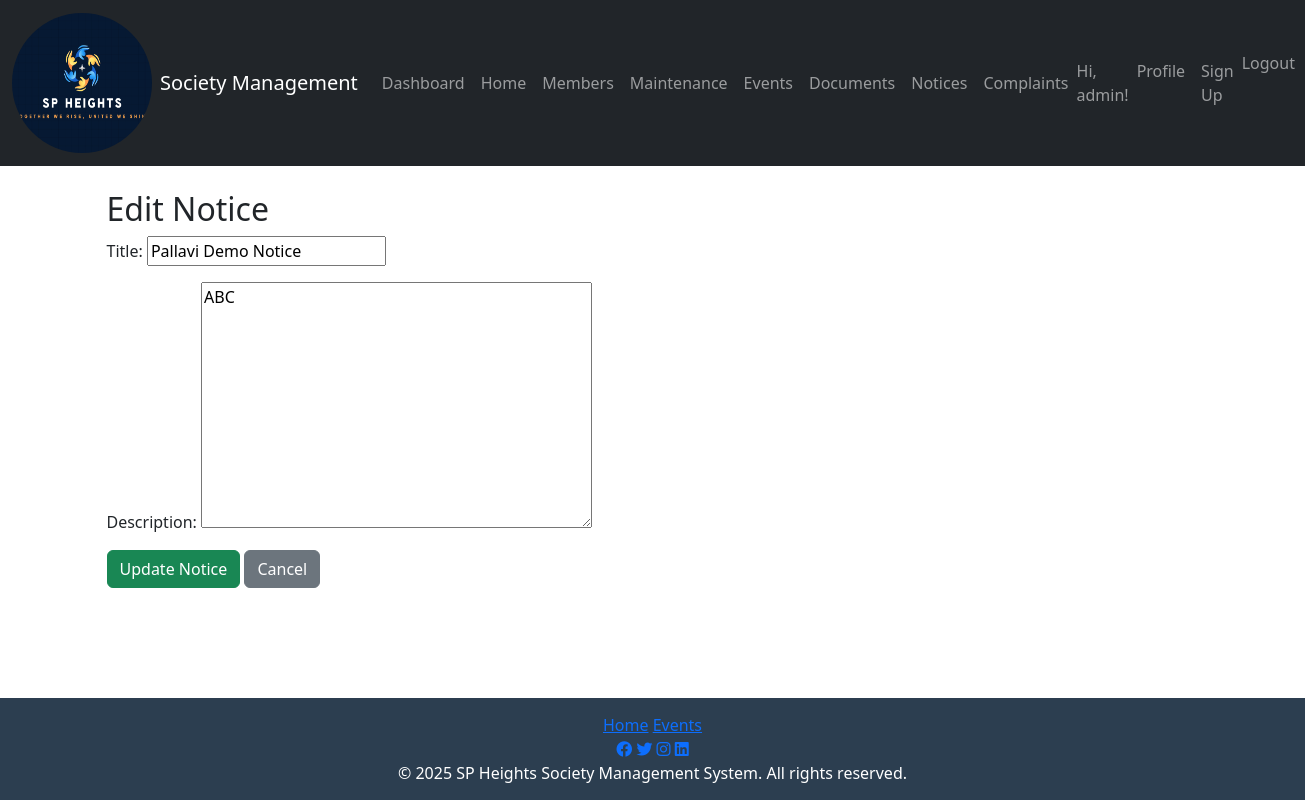
Page /notice/edit/1/ (signed in) on the committed database.
### society/models.py (models this page shows, shortened)
class CustomUser(AbstractUser):
    USER_TYPE_CHOICES = [
        ('admin', 'Admin'),
        ('flat_owner', 'Flat Owner'),
        ('tenant', 'Tenant'),
    ]
    phone_number = models.CharField(max_length=15)
    flat_number = models.CharField(max_length=10)
    user_type = models.CharField(max_length=20, choices=USER_TYPE_CHOICES, default='flat_owner')
    is_admin = models.BooleanField(default=False)
    is_flat_owner = models.BooleanField(default=False)
    is_tenant = models.BooleanField(default=False)

class Notice(models.Model):
    title = models.CharField(max_length=200)
    description = models.TextField()
    created_at = models.DateTimeField(auto_now_add=True)
    created_by = models.ForeignKey(CustomUser, on_delete=models.CASCADE)

### society/views.py (the view)
# urls.py: path('notice/edit/<int:notice_id>/', edit_notice, name='edit_notice'),
@login_required
def edit_notice(request, notice_id):
    notice = get_object_or_404(Notice, id=notice_id)
    if request.method == 'POST':
        form = NoticeForm(request.POST, instance=notice)
        if form.is_valid():
            form.save()
            return redirect('notice_list')
    else:
        form = NoticeForm(instance=notice)
    return render(request, 'edit_notice.html', {'form': form})

### society/forms.py
class NoticeForm(forms.ModelForm):
    class Meta:
        model = Notice
        fields = ['title', 'description']

### template/edit_notice.html (shortened to what this page needs)
{% extends 'base.html' %}
{% block content %}
<div class="container">
    <h2>Edit Notice</h2>
    <form method="POST">
        {{ form.as_p }}
        <button type="submit" class="btn btn-success">Update Notice</button>
        <a href="{% url 'notice_list' %}" class="btn btn-secondary">Cancel</a>
    </form>
</div>
{% endblock %}

### template/base.html (shortened to what this page needs)
{% load static %}
<!DOCTYPE html>
<html lang="en">
<head>
    <link href="https://cdn.jsdelivr.net/npm/bootstrap@5.3.0/dist/css/bootstrap.min.css" rel="stylesheet">
    <link href="https://cdnjs.cloudflare.com/ajax/libs/font-awesome/6.0.0-beta3/css/all.min.css" rel="stylesheet">
    <link href="https://cdnjs.cloudflare.com/ajax/libs/animate.css/4.1.1/animate.min.css" rel="stylesheet">
    <link rel="stylesheet" href="{% static 'css/styles.css' %}">
</head>
<body>
    <div class="d-flex flex-column min-vh-100">
        <nav class="navbar navbar-expand-lg navbar-dark bg-dark">
            <div class="container-fluid">
                <a class="navbar-brand d-flex align-items-center" href="{% url 'home' %}">
                    <img src="{% static 'images/logo.png' %}" alt="Logo" class="logo me-2">
                    <span>Society Management</span>
                </a>
                <div class="collapse navbar-collapse" id="navbarNav">
                    <ul class="navbar-nav me-auto">
                        <li class="nav-item"><a class="nav-link" href="{% url 'dashboard' %}">Dashboard</a></li>
                        <li class="nav-item"><a class="nav-link" href="{% url 'home' %}">Home</a></li>
                        <li class="nav-item"><a class="nav-link" href="{% url 'membership_directory' %}">Members</a></li>
                        <li class="nav-item"><a class="nav-link" href="{% url 'maintenance_requests' %}">Maintenance</a></li>
                        <li class="nav-item"><a class="nav-link" href="{% url 'event_list' %}">Events</a></li>
                        <li class="nav-item"><a class="nav-link" href="{% url 'document_list' %}">Documents</a></li>
                        <li class="nav-item"><a class="nav-link" href="{% url 'notice_list' %}">Notices</a></li>
                        <li class="nav-item"><a class="nav-link" href="{% url 'complaint_list' %}">Complaints</a></li>
                    </ul>
                    <ul class="navbar-nav ms-auto">
                        {% if user.is_authenticated %}
                            <li class="nav-item d-flex align-items-center">
                                <span class="navbar-text welcome-text">Hi, {{ user.username }}!</span>
                            </li>
                            <li class="nav-item"><a class="nav-link" href="{% url 'profile' %}">Profile</a></li>
                            {% if user.is_staff %}
                                <li class="nav-item"><a class="nav-link" href="{% url 'signup' %}">Sign Up</a></li>
                            {% endif %}
                            <li class="nav-item">
                                <form action="{% url 'logout' %}" method="post" class="d-inline">
                                    <button type="submit" class="btn btn-link nav-link" style="padding: 0; border: none; background: none;">Logout</button>
                                </form>
                            </li>
                        {% else %}
                            <li class="nav-item"><a class="nav-link" href="{% url 'login' %}">Login</a></li>
                        {% endif %}
                    </ul>
                </div>
            </div>
        </nav>
        <div class="container flex-grow-1 mt-4">
            {% block content %}
            {% endblock %}
        </div>
       <footer>
    <div class="footer-content">
        <div class="footer-links">
            <a href="{% url 'home' %}">Home</a>
            <a href="{% url 'event_list' %}">Events</a>
        </div>
        <div class="footer-social">
            <a href="#" target="_blank"><i class="fab fa-facebook"></i></a>
            <a href="#" target="_blank"><i class="fab fa-twitter"></i></a>
            <a href="#" target="_blank"><i class="fab fa-instagram"></i></a>
            <a href="#" target="_blank"><i class="fab fa-linkedin"></i></a>
        </div>
        <div class="footer-copyright">
            &copy; 2025 SP Heights Society Management System. All rights reserved.
        </div>
    </div>
</footer>
</body>
</html>

### static/css/styles.css (style rules this page uses)
html, body { height: 100%; display: flex; flex-direction: column; }
.container { flex: 1; }
footer { background-color: #2c3e50; color: white; text-align: center; padding: 15px 0; width: 100%; position: relative; bottom: 0; }
.logo { width: 140px; height: 140px; border-radius: 150%; }

### rows in the picture
CustomUser: username "admin"
Notice: title "Pallavi Demo Notice", description "ABC"
